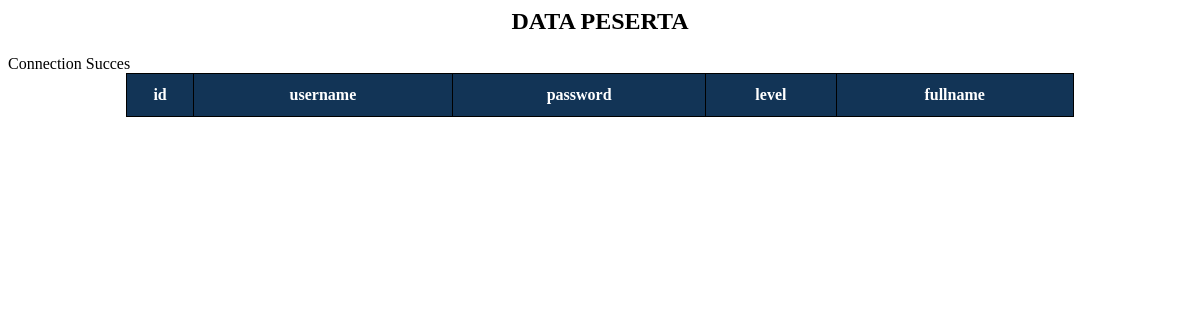
Before: / with the older database file.
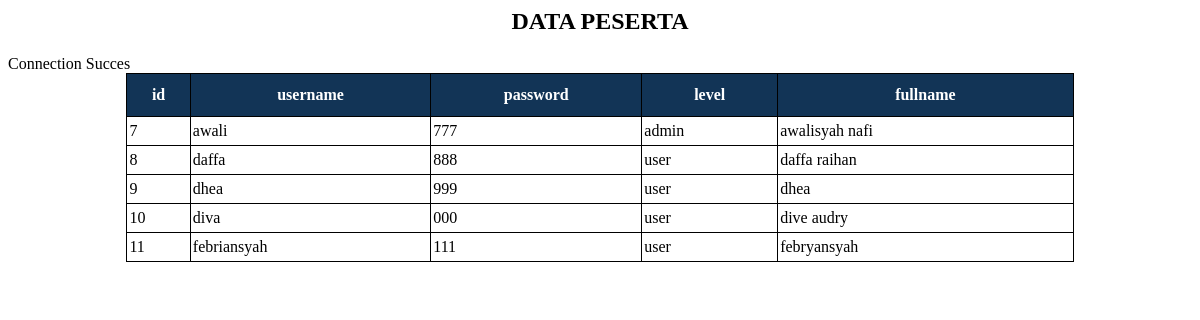
After: the same page with the newer database file.
### tables this page shows
CREATE TABLE `databes` (
  `id` int(50) NOT NULL,
  `username` varchar(50) NOT NULL,
  `password` varchar(50) NOT NULL,
  `level` varchar(50) NOT NULL,
  `fullname` varchar(50) NOT NULL
);

### index.php (the view, shortened to what this page needs)
<html>
<head>
  <link rel="stylesheet" type="text/css" href="styles.css">
</head>
<body>
  <div class="container">
  	<h2><center>DATA PESERTA</center></h2>
  	<table class="tabel" align="center">
  <tr>
  	<th>id</th>
  	<th>username</th>
  	<th>password</th>
  	<th>level</th>
  	<th>fullname</th>
  </tr>
  </div>
  <?php
  include('koneksi.php');
  $sql_tampil ="SELECT * FROM databes";
  $peserta=mysqli_query($conn,$sql_tampil);
  while($baris_data=mysqli_fetch_array($peserta,MYSQLI_ASSOC)){
  	echo'
  	</tr>
  		<td>'.$baris_data['id'].'</td>
  		<td>'.$baris_data['username'].'</td>
  		<td>'.$baris_data['password'].'</td>
  		<td>'.$baris_data['level'].'</td>
  		<td>'.$baris_data['fullname'].'</td>
  	</tr>';
  }
  ?>
</body>
</html>

### styles.css (style rules this page uses)
table { border-collapse: collapse; width: 80%; }
table th { border: 1px solid #000; padding: 2px; padding-top: 12px; padding-bottom: 12px; text-align: left; background-color: #123456 ; color: white; text-align: center; }
table td { border: 1px solid #000; padding: 2px; padding-top: 5px; padding-bottom: 5px; text-align: left; color: black; }

Changed rows visible on the page:
added databes: id "7", username "awali", password "777", level "admin", fullname "awalisyah nafi"
added databes: id "8", username "daffa", password "888", level "user", fullname "daffa raihan"
added databes: id "9", username "dhea", password "999", level "user", fullname "dhea"
added databes: id "10", username "diva", password "000", level "user", fullname "dive audry"
added databes: id "11", username "febriansyah", password "111", level "user", fullname "febryansyah"
